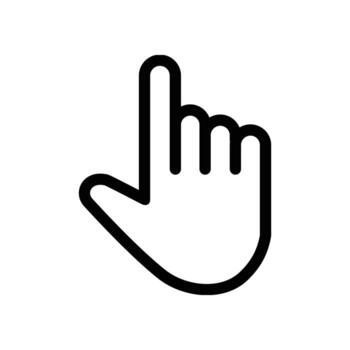
#> input picture tools/art/hand_src.png, 350 x 350 px, given in place of logo_big.png, which was not available
$ python make_textures.py art/hand_src.png
#> lines starting #> are read from the running program, lines starting #| are printed output that depends on the picture; after the words box and inside, x2 and y2 are one past the last pixel; in counts of white or black regions, pixels touching at a corner belong together; pictures that were not available may be replaced by others from this repository, and a replacement may not be noted
# Makes source/textures.h: the CubeVerse mark (from the design's A2 SVG,
# rendered big and shrunk, so its fine lines survive) as a tiled RGB5A3
# texture. Run in tools/art: python3 ../make_textures.py ../../source/textures.h
import sys
from PIL import Image, ImageDraw
import numpy as np
def tiled_rgb5a3(im):
    w, h = im.size; tw, th = (w + 3) & ~3, (h + 3) & ~3
    a = np.zeros((th, tw, 4), np.uint8); a[:h, :w] = np.array(im)
    out = []
    for ty in range(0, th, 4):
        for tx in range(0, tw, 4):
            for y in range(4):
                for x in range(4):
                    r, g, b, al = (int(v) for v in a[ty + y, tx + x])
                    if al >= 248: v = 0x8000 | ((r >> 3) << 10) | ((g >> 3) << 5) | (b >> 3)
                    else: v = ((al >> 5) << 12) | ((r >> 4) << 8) | ((g >> 4) << 4) | (b >> 4)
                    out.append(v)
    return tw, th, out
def bleed(im):
    # give see-through pixels their neighbours' colour, so edges don't darken when filtered
    a = np.array(im).astype(np.float32); h, w = a.shape[:2]
    for _ in range(4):
        al = a[..., 3] > 8
        acc = np.zeros((h, w, 3)); cnt = np.zeros((h, w))
        for dy in (-1, 0, 1):
            for dx in (-1, 0, 1):
                sh = np.roll(np.roll(a, dy, 0), dx, 1); m = np.roll(np.roll(al, dy, 0), dx, 1)
                acc += sh[..., :3] * m[..., None]; cnt += m
        fill = (~al) & (cnt > 0)
        a[fill, :3] = acc[fill] / cnt[fill][:, None]
        a[fill, 3] = np.maximum(a[fill, 3], 1)
    a[..., 3] = np.where(a[..., 3] <= 1, 0, a[..., 3])
    return Image.fromarray(a.astype(np.uint8), 'RGBA')
# the mark
big = Image.open('logo_big.png').convert('RGBA'); big = big.crop(big.getbbox())
LW = 176; LH = round(LW * big.height / big.width)
#> after `LH = round(LW * big.height / big.width)`: LH = 176
logo = big.resize((LW, LH), Image.LANCZOS)
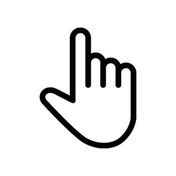
#> logo: PIL image 176x176 RGBA; mean R, G, B, A 234.6, 234.6, 234.6, 255
# a see-through border all round, so filtering at the edges never picks up
# picture from the opposite side
PAD = 4
padded = Image.new('RGBA', (LW + 2 * PAD, LH + 2 * PAD), (0, 0, 0, 0)); padded.paste(logo, (PAD, PAD))
#> after `padded = Image.new('RGBA', (LW + 2 * PAD, LH + 2 * PAD), (0, 0, 0, 0))`: padded: PIL image 184x184 RGBA; every value is 0
#> after `padded.paste(logo, (PAD, PAD))`:
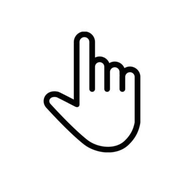
#> padded: PIL image 184x184 RGBA; mean R, G, B, A 214.7, 214.7, 214.7, 233.3; transparent parts drawn white
logo = bleed(padded)
#> the loop in bleed, `for _ in range(4):` made 4 passes
#> pass 1, in bleed, `al = a[..., 3] > 8`:
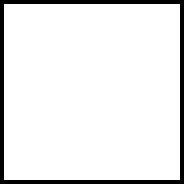
#> al: shape (184, 184) bool; 91.5% white; 1 black region, box (x1, y1, x2, y2) and area: (0, 0, 184, 184) 2880
#> pass 1, in bleed, `fill = (~al) & (cnt > 0)`:
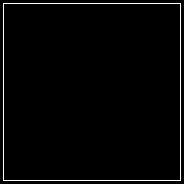
#> fill: shape (184, 184) bool; 2.1% white in thin lines or dots
#> after the loop in bleed, `for _ in range(4):`:
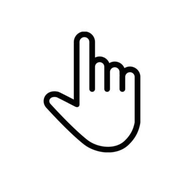
#> a: shape (184, 184, 4) float32; mean R, G, B, A 220, 220, 220, 233.3; transparent parts drawn white
#> after the loop in bleed, `for _ in range(4):`:
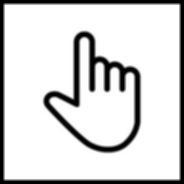
#> acc: shape (184, 184, 3) float64; min 0, max 2295, mean 1932.1; drawn with min black and max white
#> after the loop in bleed, `for _ in range(4):`:
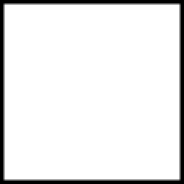
#> cnt: shape (184, 184) float64; min 0, max 9, mean 8.23; drawn with min black and max white
#> in bleed, `a[..., 3] = np.where(a[..., 3] <= 1, 0, a[..., 3])`: a: shape (184, 184, 4) float32; 2.09% of pixels changed, all inside (x1, y1, x2, y2) = (3, 3, 181, 181)
logo.save('logo_tex.png')
L = ['/* textures.h - made by tools/make_textures.py: the CubeVerse mark as a',
     ' * tiled RGB5A3 texture (drawn shrunk, so it stays smooth), with a',
     ' * see-through border LOGO_PAD texels wide round the picture. */',
     '#pragma once', '#include <stdint.h>', '']
for name, im, extra in (('LOGO', logo, '#define LOGO_PAD %d\n' % PAD),):
    tw, th, data = tiled_rgb5a3(im)
    L.append('#define %s_W %d\n#define %s_H %d\n#define %s_TW %d\n#define %s_TH %d\n%s' % (name, im.width, name, im.height, name, tw, name, th, extra))
    L.append('static const uint16_t %s_TEX[%d] __attribute__((aligned(32))) = {' % (name, len(data)))
    for i in range(0, len(data), 16): L.append('    ' + ', '.join('0x%04x' % v for v in data[i:i + 16]) + ',')
    L.append('};\n')
#> this loop made 1 pass
#> (name, w in tiled_rgb5a3, h in tiled_rgb5a3, tw, th) on pass 1: ('LOGO', 184, 184, 184, 184)
#> after the loop, L = 2125 items
open(sys.argv[1], 'w').write('\n'.join(L))
print(logo.size)
#| (184, 184)
